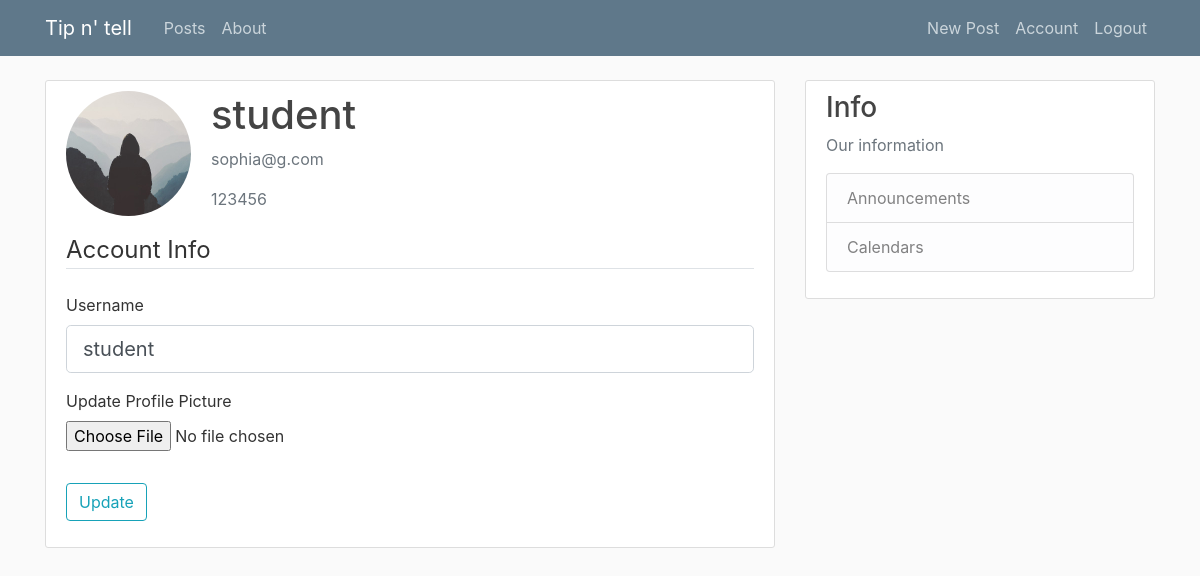
Page /account (signed in) on the committed database.
### flaskblog/models.py (models this page shows, shortened)
class User(db.Model, UserMixin):
    id = db.Column(db.Integer, primary_key=True)
    username = db.Column(db.String(20), unique=True, nullable=False)
    email = db.Column(db.String(120), unique=True, nullable=False)
    image_file = db.Column(db.String(20), nullable=False, default='default.jpg')
    password = db.Column(db.String(60), nullable=False)
    posts = db.relationship('Post', backref='author', lazy=True)
    student_id = db.Column(db.Integer, nullable=False)

### flaskblog/routes.py (the view)
@app.route("/account", methods=['GET', 'POST'])
@login_required
def account():
    form = UpdateAccountForm()
    if form.validate_on_submit():
        if form.picture.data:
            picture_file = save_picture(form.picture.data)
            current_user.image_file = picture_file
        current_user.username = form.username.data
        current_user.email = form.email.data
        db.session.commit()
        flash('Your account has been updated!', 'success')
        return redirect(url_for('account'))
    elif request.method == 'GET':
        form.username.data = current_user.username
        form.email.data = current_user.email
    image_file = url_for('static', filename='profile_pics/' + current_user.image_file)
    return render_template('account.html', title='Account',
                           image_file=image_file, form=form)

### flaskblog/forms.py (shortened to what this page needs)
class UpdateAccountForm(FlaskForm):
    username = StringField('Username',
                           validators=[DataRequired(), Length(min=2, max=20)])
    email = StringField('Email',
                        validators=[DataRequired(), Email()])
    picture = FileField('Update Profile Picture', validators=[FileAllowed(['jpg', 'png'])])
    submit = SubmitField('Update')

### flaskblog/models.py (called while the page is built)
@login_manager.user_loader
def load_user(user_id):
    return User.query.get(int(user_id))

### flaskblog/templates/account.html (shortened to what this page needs)
{% extends "layout.html" %}
{% block content %}
    <div class="content-section">
      <div class="media">
        <img class="rounded-circle account-img" src="{{ image_file }}">
        <div class="media-body">
          <h2 class="account-heading">{{ current_user.username }}</h2>
          <p class="text-secondary">{{ current_user.email }}</p>
          <p class="text-secondary">{{ current_user.student_id }}</p>
        </div>
      </div>
        <form method="POST" action="" enctype="multipart/form-data">
            <fieldset class="form-group">
                <legend class="border-bottom mb-4">Account Info</legend>
                <div class="form-group">
                    {{ form.username.label(class="form-control-label") }}
                    {% if form.username.errors %}
                        {{ form.username(class="form-control form-control-lg is-invalid") }}
                        <div class="invalid-feedback">
                            {% for error in form.username.errors %}
                                <span>{{ error }}</span>
                            {% endfor %}
                        </div>
                    {% else %}
                        {{ form.username(class="form-control form-control-lg") }}
                    {% endif %}
                </div>
                <div class="form-group">
                    {{ form.picture.label() }}
                    {{ form.picture(class="form-control-file") }}
                </div>
            </fieldset>
            <div class="form-group">
                {{ form.submit(class="btn btn-outline-info") }}
            </div>
        </form>
    </div>
{% endblock content %}

### flaskblog/static/main.css (style rules this page uses)
body { background: #fafafa; color: #333333; margin-top: 5rem; }
h1, h2, h3, h4, h5, h6 { color: #444444; }
.content-section { background: #ffffff; padding: 10px 20px; border: 1px solid #dddddd; border-radius: 3px; margin-bottom: 20px; }
.account-img { height: 125px; width: 125px; margin-right: 20px; margin-bottom: 16px; }
.account-heading { font-size: 2.5rem; }

### rows in the picture
User: username "student", email "sophia@g.com", student_id "123456"
